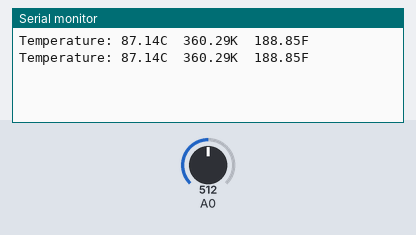
A sketch run on a simulated Arduino Uno, built with avr-gcc and run on an emulated ATmega328P. Shown: the last lines printed to the serial monitor. The inputs (shaded band) are chosen by the test bench; at power-on: A0 = 512.

Above: at 5.8 s.
5.9 s: A0 set to 716
At 11.0 s:
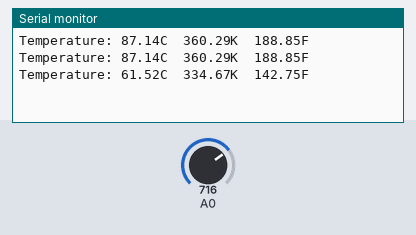
11.9 s: A0 set to 900
At 16.1 s:
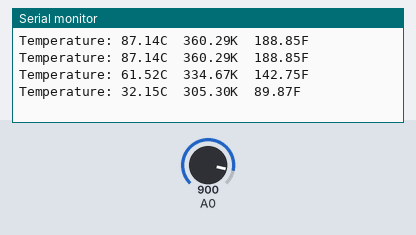
Timing chart, 0 to 17.6 s (numbered marks = the images above; inputs shaded):
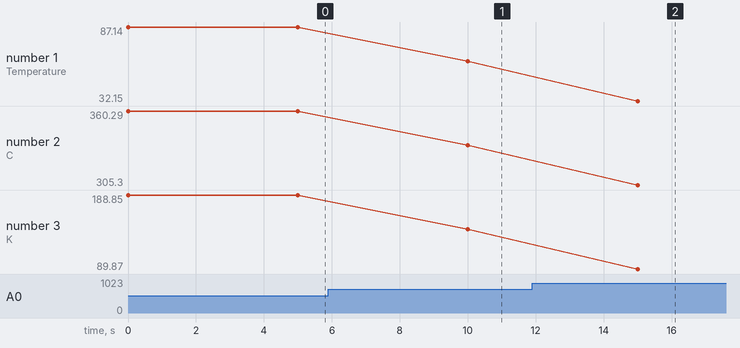

Measured:
- after the input at 5.9 s, the serial monitor: prints a new line after 4.1 s (image 1)
- after the input at 11.9 s, the serial monitor: prints a new line after 3.1 s (image 2)
- plotted number 1: 87.14 → 61.52 after the input at 5.9 s, 61.52 → 32.15 after the input at 11.9 s
- plotted number 2: 360.29 → 334.67 after the input at 5.9 s, 334.67 → 305.3 after the input at 11.9 s
- plotted number 3: 188.85 → 142.75 after the input at 5.9 s, 142.75 → 89.87 after the input at 11.9 s

The sketch:

08.Temprature.ino
```cpp
// Thermistor parameters from the datasheet
// Thermistor is NTC 100K
// Resistor is 10K
// Setup GND > Thermistor > Resistor (between Thermistor and A0) > A0
// Now, Resistor 2nd leg > V5
#define RT0 100000
#define B 3977

// Our series resistor value = 10 kΩ
#define R 10000

// Variables for calculations
float RT, VR, ln, TX, T0, VRT;

void setup() {
  // Setup serial communication
  Serial.begin(9600);
  // Convert T0 from Celsius to Kelvin
  T0 = 25 + 273.15;
}

void loop() {
  // Read the voltage across the thermistor
  VRT = (5.00 / 1023.00) * analogRead(A0);

  // Calculate the voltage across the resistor
  VR = 5.00 - VRT;

  // Calculate resistance of the thermistor
  RT = VRT / (VR / R);

  // Calculate temperature from thermistor resistance
  ln = log(RT / RT0);
  TX = (1 / ((ln / B) + (1 / T0)));

  // Convert to Celsius
  TX = TX - 273.15;

  Serial.print("Temperature: ");
  // Display in Celsius
  Serial.print(TX);
  Serial.print("C\t");

  // Convert and display in Kelvin
  Serial.print(TX + 273.15);
  Serial.print("K\t");

  // Convert and display in Fahrenheit
  Serial.print((TX * 1.8) + 32);
  Serial.println("F");

  delay(5000);
}
```
